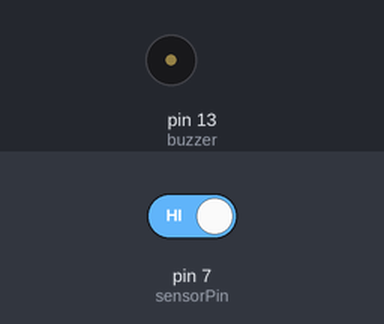
This sketch was run on a simulated Arduino Uno, built with avr-gcc and run on an emulated ATmega328P. On the bench: buzzer (waves = sounding, pin HIGH). The test bench sets the inputs (shaded band); at power-on: pin 7 (sensorPin) HIGH.

Above: at 1.2 s.
1.3 s: pin 7 (sensorPin) driven LOW
At 2.5 s:
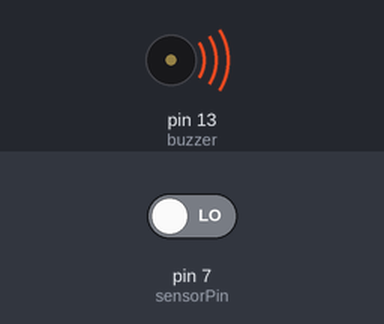
2.8 s: pin 7 (sensorPin) driven HIGH
At 3.8 s:
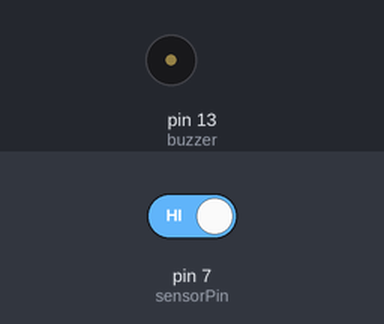
Timing chart, 0 to 5.8 s (numbered marks = the images above; inputs shaded):
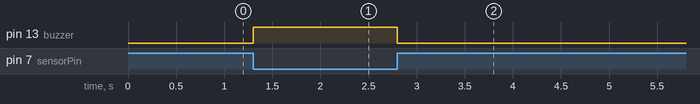

The sketch:

alev_dedektor_kod.ino
```cpp
int buzzer = 13;
int sensorPin = 7;
int sensor = HIGH;

void setup() {
  pinMode(buzzer, OUTPUT);
  pinMode(sensorPin, INPUT);
  Serial.begin(9600);

}

void loop() {
  sensor = digitalRead(sensorPin);
  if (sensor== LOW)
  {
    digitalWrite(buzzer, HIGH);
  }
  else
  {
    digitalWrite(buzzer, LOW);
  }
}
```

Measured:
- after the input at 1.3 s, pin 13 (buzzer): LOW → HIGH at once
- after the input at 2.8 s, pin 13 (buzzer): HIGH → LOW at once
